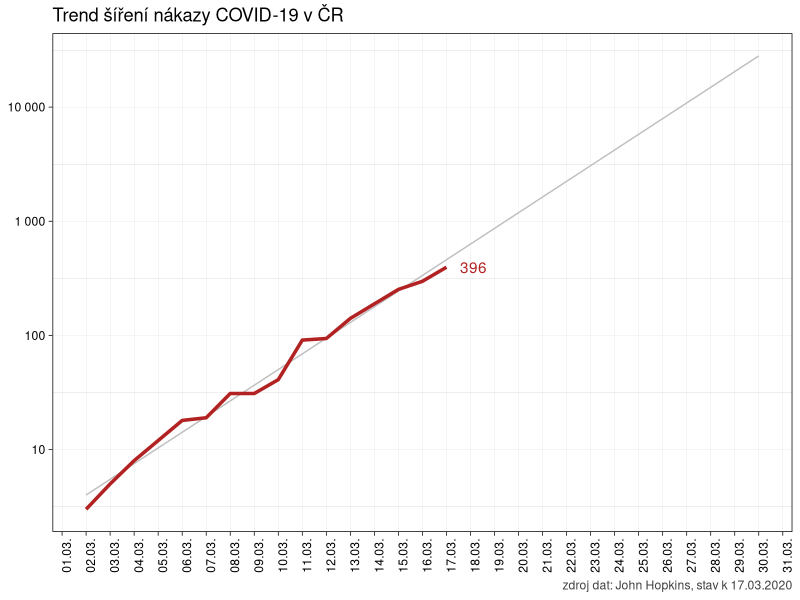
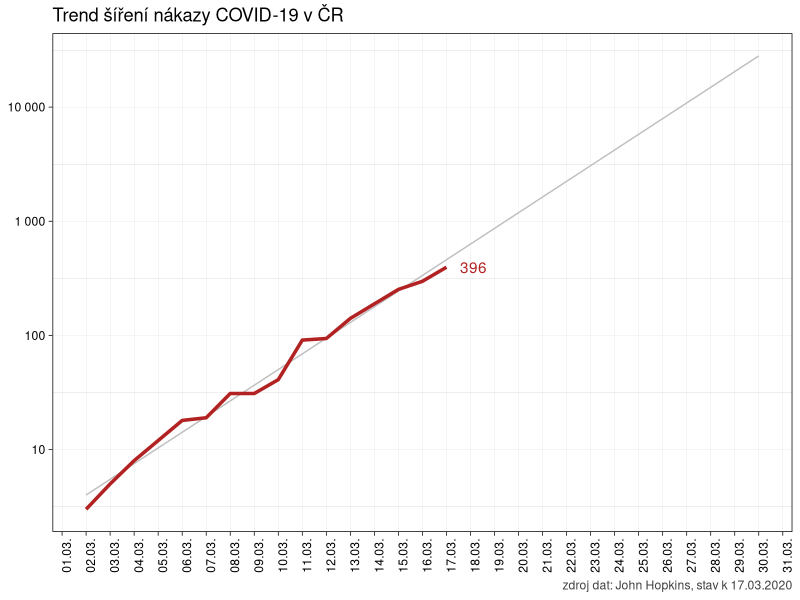
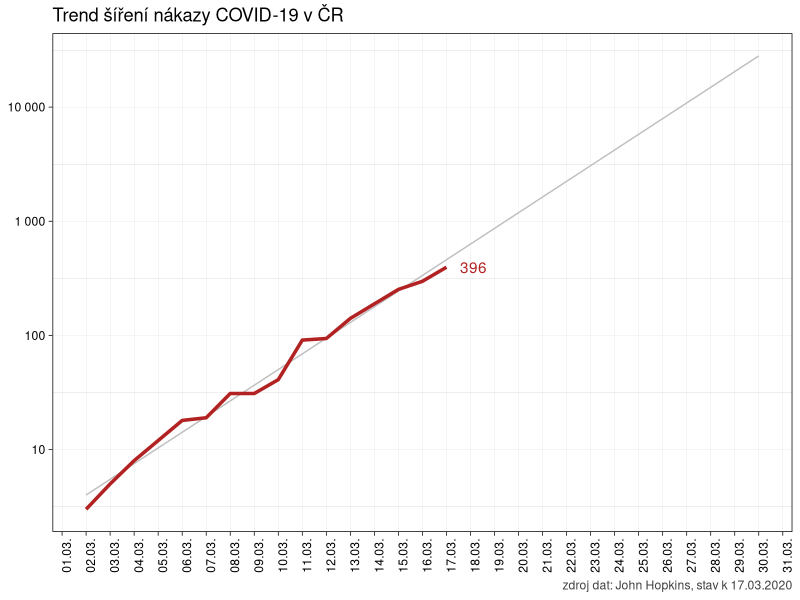

Write R code to recreate these figures, in order.
# vytvořit a uložit graf jako obrázek

library(tidyverse)

pdf.options(encoding = 'ISOLatin2') # aby nepadal pandoc na konverzi češtiny v nadpisech grafů

clean_data <- read_csv2("./data/raw_data.csv") %>% 
  filter(zeme == "Czechia" & pocet > 0)


ggplot(data = clean_data, aes(x = datum, y = pocet)) +
  geom_smooth(method = "lm", se = F, lwd = .5, fullrange = T, color = "gray75") +
  geom_line(color = "firebrick", lwd = 1.2) +
  geom_text(data = slice(clean_data, which.max(datum)), aes(x = datum, y = pocet, 
                                 label = pocet), hjust = -.5, color = "firebrick") +
  labs(title = "Trend šíření nákazy COVID-19 v ČR",
       color = "Počet nakažených",
       caption = paste("zdroj dat: John Hopkins, stav k", max(clean_data$datum) %>% 
                         format(format = "%d.%m.%Y"))) +
  scale_x_date(date_breaks = "1 day",
               minor_breaks = NULL,
               labels = scales::date_format(format = "%d.%m."),
               limits = as.Date(c("2020-03-02", "2020-03-30")) ) +
  scale_y_log10(labels = scales::number_format()) +
  theme_linedraw() +
  theme(axis.text.x = element_text(angle = 90),
        axis.title=element_blank(),
        panel.grid.major = element_line(color = "gray75"),
        plot.caption = element_text(color = "gray25"))
  
ggsave("obrazek.pdf", dpi = 300, units = "cm", width = 25, height = 16)
ggsave("obrazek.png", dpi = 300, units = "cm", width = 25, height = 16)